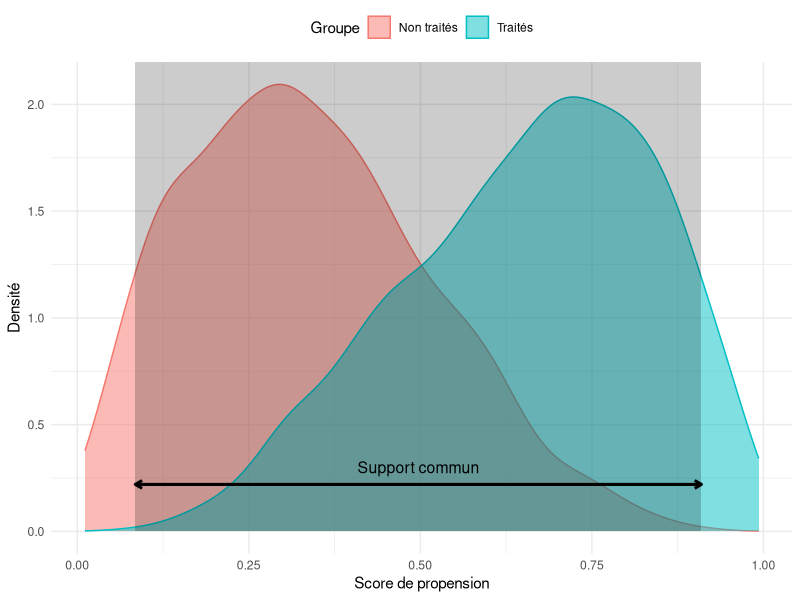
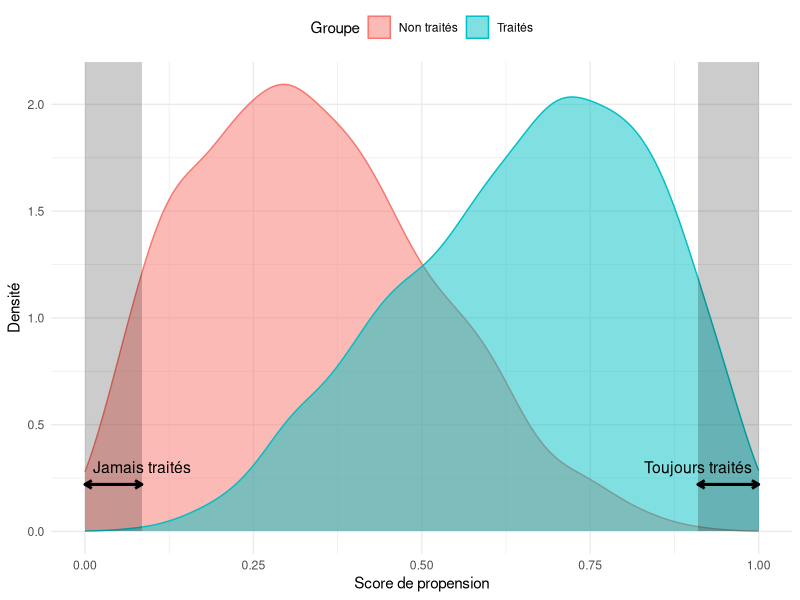

R code for these plots, in order:
## ---- chunk 1
#| label: fig-exemple
#| fig-cap: "Exemple de support commun"

# Load necessary libraries
library(ggplot2)

# Simulate propensity scores for the two groups with more overlap
set.seed(123)
n <- 1000
propensity_nonenrolled <- rbeta(n, 2, 4)  # Adjusted parameters for more overlap
propensity_enrolled <- rbeta(n, 4, 2)     # Adjusted parameters for more overlap

# Create a data frame combining both groups
data <- data.frame(
  propensity_score = c(propensity_nonenrolled, propensity_enrolled),
  group = factor(c(rep("Non traités", n), rep("Traités", n)))
)

# Define common support area based on visual inspection of densities
common_support_min <- min(propensity_enrolled[propensity_enrolled > 0])
common_support_max <- max(propensity_nonenrolled[propensity_nonenrolled > 0])

# Plot the density curves for both groups
ggplot(data, aes(x = propensity_score, fill = group, color = group)) +
  geom_density(alpha = 0.5) +  # Create density plots with transparency
  # Shaded common support area
  annotate("rect", xmin = common_support_min, xmax = common_support_max, 
           ymin = 0, ymax = Inf, alpha = 0.2, fill = "black") +
  # Text annotation
  annotate("text", x = (common_support_min + common_support_max) / 2, y = 0.30, 
           label = "Support commun", size = 4, angle = 0, hjust = 0.5) +
  # Arrows
  annotate("segment", x = common_support_min, xend = common_support_max, 
           y = 0.22, yend = 0.22, arrow = arrow(length = unit(0.2, "cm")), 
           size = 1) +
  annotate("segment", x = common_support_max, xend = common_support_min, 
           y = 0.22, yend = 0.22, arrow = arrow(length = unit(0.2, "cm")), 
           size = 1) +
  # Layout
  labs(x = "Score de propension", y = "Densité", fill = "Groupe", 
       color = "Groupe") +
  theme_minimal() +
  theme(legend.position = "top")

## ---- chunk 2
#| label: fig-enjeux
#| fig-cap: "Exemple de support commun et validité externe"

# Plot the density curves for both groups with French labels
ggplot(data, aes(x = propensity_score, fill = group, color = group)) +
  geom_density(alpha = 0.5) +  # Create density plots with transparency
  
  # Shaded common support area based on the range where the densities overlap
  annotate("rect", xmin = 0, xmax = common_support_min, ymin = 0, ymax = Inf, 
           alpha = 0.2, fill = "black")+
  annotate("rect", xmin = common_support_max, xmax = 1, ymin = 0, ymax = Inf, 
           alpha = 0.2, fill = "black") + 
  # Add arrows left
  annotate("segment", x = 0, xend = common_support_min, 
           y = 0.22, yend = 0.22, arrow = arrow(length = unit(0.2, "cm")), 
           size = 1) +
   annotate("segment", x = common_support_min, xend = 0, 
           y = 0.22, yend = 0.22, arrow = arrow(length = unit(0.2, "cm")), 
           size = 1) +
  # Add arrows right
  annotate("segment", x = common_support_max, xend = 1, 
           y = 0.22, yend = 0.22, arrow = arrow(length = unit(0.2, "cm")), 
           size = 1) +
   annotate("segment", x = 1, xend = common_support_max, 
           y = 0.22, yend = 0.22, arrow = arrow(length = unit(0.2, "cm")), 
           size = 1) +
    # Add text annotation for common support, higher at y = 0.30
  annotate("text", x = common_support_min, y = 0.30, 
           label = "Jamais traités", size = 4, angle = 0, hjust = 0.5) + 
  annotate("text", x = common_support_max, y = 0.30, 
           label = "Toujours traités", size = 4, angle = 0, hjust = 0.5) +
  
  # Customize labels and theme
  labs(x = "Score de propension",  y = "Densité", fill = "Groupe", 
       color = "Groupe") +
  theme_minimal() +
  theme(legend.position = "top")

